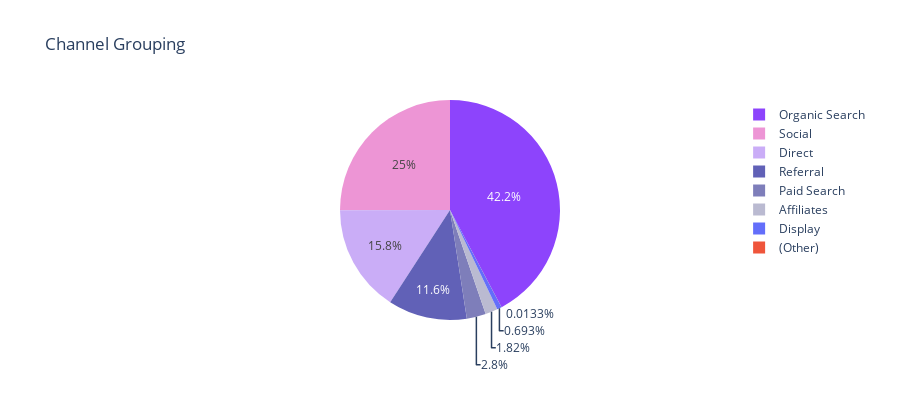

Here is the notebook cell this chart was saved with:
### Code cell
# Channel grouping

tmp = train["channelGrouping"].value_counts()
colors = ["#8d44fc", "#ed95d5", "#caadf7", "#6161b7", "#7e7eba", "#babad1"]
trace = go.Pie(labels=tmp.index, values=tmp.values, marker=dict(colors=colors))
layout = go.Layout(title="Channel Grouping", height=400)
fig = go.Figure(data = [trace], layout = layout)
iplot(fig, filename='basic_pie_chart')

### Figure 1 — Plotly figure (JSON) as saved in the notebook; plotly's stock layout.template omitted (floating-point values rounded to 4 significant figures)
{"data": [{"labels": ["Organic Search", "Social", "Direct", "Referral", "Paid Search", "Affiliates", "Display", "(Other)"], "marker": {"colors": ["#8d44fc", "#ed95d5", "#caadf7", "#6161b7", "#7e7eba", "#babad1"]}, "type": "pie", "values": [381561, 226117, 143026, 104838, 25326, 16403, 6262, 120]}], "layout": {"height": 400, "title": {"text": "Channel Grouping"}}}
